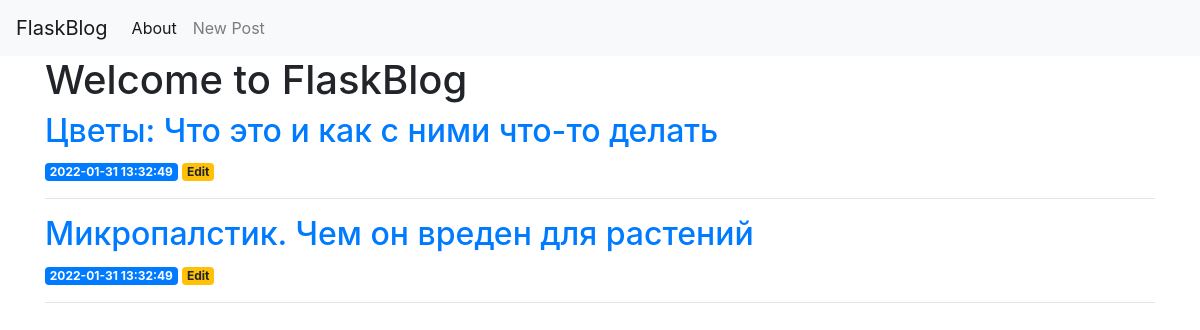
Before: / with the older database file.
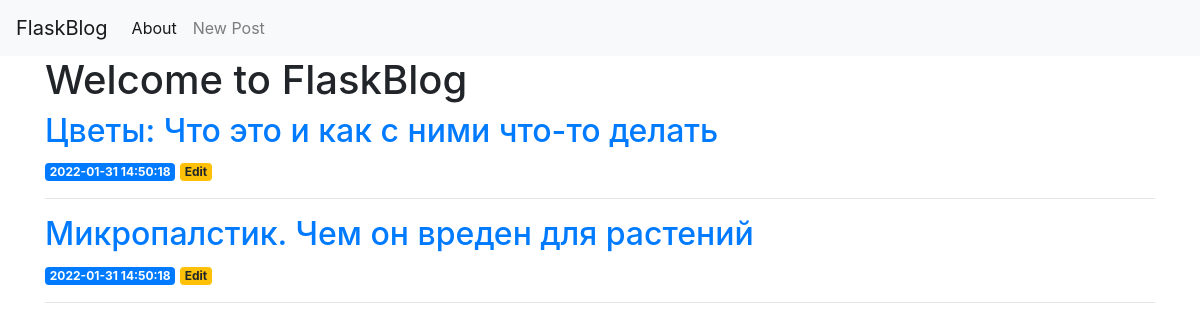
After: the same page with the newer database file.
### tables this page shows
CREATE TABLE posts (
    id INTEGER PRIMARY KEY AUTOINCREMENT,
    created TIMESTAMP NOT NULL DEFAULT CURRENT_TIMESTAMP,
    title TEXT NOT NULL,
    content TEXT NOT NULL
);

### app/views.py (the view)
@app.route('/')
def draw_main_page():
    posts = get_all_posts()
    return render_template('index.html', posts=posts)

### app/repositories.py (called while the page is built)
def get_db_connection():
    conn = sqlite3.connect('../database.db')
    conn.row_factory = sqlite3.Row
    return conn

def get_all_posts():
    conn = get_db_connection()
    posts = conn.execute('SELECT * FROM posts').fetchall()
    conn.close()
    return posts

### app/templates/index.html
{% extends 'base.html' %}
{% block content %}
    <h1>{% block title %} Welcome to FlaskBlog {% endblock %}</h1>
    {% for post in posts %}
        <a href="{{ url_for('post', post_id=post['id']) }}">
            <h2>{{ post['title'] }}</h2>
        </a>
        <span class="badge badge-primary">{{ post['created'] }}</span>
        <a href="{{ url_for('edit', id=post['id']) }}">
            <span class="badge badge-warning">Edit</span>
        </a>
        <hr>
    {% endfor %}
{% endblock %}

### app/templates/base.html (shortened to what this page needs)
<!doctype html>
<html lang="en">
  <head>
    <link rel="stylesheet" href="https://stackpath.bootstrapcdn.com/bootstrap/4.3.1/css/bootstrap.min.css">
  </head>
  <body>
    <nav class="navbar navbar-expand-md navbar-light bg-light">
        <a class="navbar-brand" href="{{ url_for('draw_main_page')}}">FlaskBlog</a>
        <div class="collapse navbar-collapse" id="navbarNav">
            <ul class="navbar-nav">
            <li class="nav-item active">
                <a class="nav-link" href="{{ url_for('about')}}">About</a>
            </li>
            <li class="nav-item">
            <a class="nav-link" href="{{url_for('create')}}">New Post</a>
            </li>
            </ul>
        </div>
    </nav>
    <div class="container">
        {% block content %} {% endblock %}
    </div>
  </body>
</html>

Changed rows visible on the page:
changed posts "Цветы: Что это и как с ними что-то делать": created "2022-01-31 13:32:49" → "2022-01-31 14:50:18"
changed posts "Микропалстик. Чем он вреден для растений": created "2022-01-31 13:32:49" → "2022-01-31 14:50:18"
